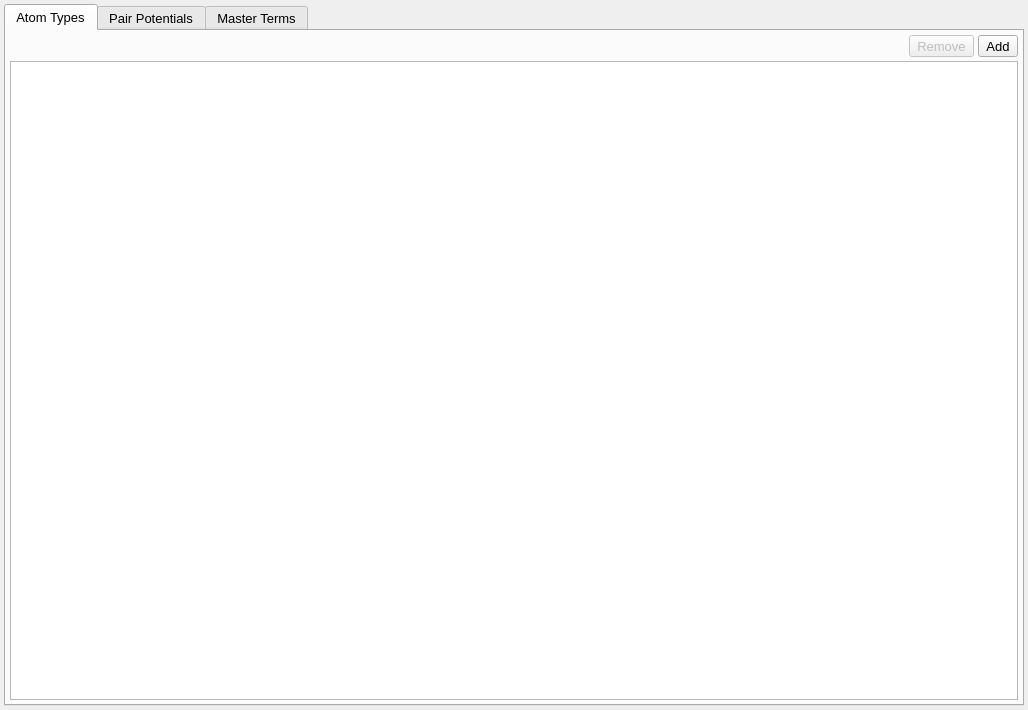
<?xml version="1.0" encoding="UTF-8"?>
<ui version="4.0">
 <class>ForcefieldTab</class>
 <widget class="QWidget" name="ForcefieldTab">
  <property name="geometry">
   <rect>
    <x>0</x>
    <y>0</y>
    <width>1028</width>
    <height>710</height>
   </rect>
  </property>
  <property name="font">
   <font>
    <pointsize>10</pointsize>
   </font>
  </property>
  <property name="windowTitle">
   <string>Form</string>
  </property>
  <layout class="QHBoxLayout" name="horizontalLayout_4">
   <property name="spacing">
    <number>4</number>
   </property>
   <property name="leftMargin">
    <number>4</number>
   </property>
   <property name="topMargin">
    <number>4</number>
   </property>
   <property name="rightMargin">
    <number>4</number>
   </property>
   <property name="bottomMargin">
    <number>4</number>
   </property>
   <item>
    <widget class="QTabWidget" name="Tabs">
     <property name="currentIndex">
      <number>0</number>
     </property>
     <widget class="QWidget" name="AtomTypesTab">
      <attribute name="title">
       <string>Atom Types</string>
      </attribute>
      <layout class="QVBoxLayout" name="verticalLayout">
       <property name="spacing">
        <number>4</number>
       </property>
       <property name="leftMargin">
        <number>4</number>
       </property>
       <property name="topMargin">
        <number>4</number>
       </property>
       <property name="rightMargin">
        <number>4</number>
       </property>
       <property name="bottomMargin">
        <number>4</number>
       </property>
       <item>
        <layout class="QHBoxLayout" name="horizontalLayout_5">
         <property name="spacing">
          <number>4</number>
         </property>
         <item>
          <spacer name="horizontalSpacer_4">
           <property name="orientation">
            <enum>Qt::Horizontal</enum>
           </property>
           <property name="sizeHint" stdset="0">
            <size>
             <width>40</width>
             <height>20</height>
            </size>
           </property>
          </spacer>
         </item>
         <item>
          <widget class="QToolButton" name="AtomTypeRemoveButton">
           <property name="enabled">
            <bool>false</bool>
           </property>
           <property name="sizePolicy">
            <sizepolicy hsizetype="Fixed" vsizetype="Fixed">
             <horstretch>0</horstretch>
             <verstretch>0</verstretch>
            </sizepolicy>
           </property>
           <property name="text">
            <string>Remove</string>
           </property>
           <property name="icon">
            <iconset resource="main.qrc">
             <normaloff>:/general/icons/general_remove.svg</normaloff>:/general/icons/general_remove.svg</iconset>
           </property>
           <property name="iconSize">
            <size>
             <width>16</width>
             <height>16</height>
            </size>
           </property>
           <property name="toolButtonStyle">
            <enum>Qt::ToolButtonTextBesideIcon</enum>
           </property>
          </widget>
         </item>
         <item>
          <widget class="QToolButton" name="AtomTypeAddButton">
           <property name="sizePolicy">
            <sizepolicy hsizetype="Fixed" vsizetype="Fixed">
             <horstretch>0</horstretch>
             <verstretch>0</verstretch>
            </sizepolicy>
           </property>
           <property name="text">
            <string>Add</string>
           </property>
           <property name="icon">
            <iconset resource="main.qrc">
             <normaloff>:/general/icons/general_add.svg</normaloff>:/general/icons/general_add.svg</iconset>
           </property>
           <property name="iconSize">
            <size>
             <width>16</width>
             <height>16</height>
            </size>
           </property>
           <property name="toolButtonStyle">
            <enum>Qt::ToolButtonTextBesideIcon</enum>
           </property>
          </widget>
         </item>
        </layout>
       </item>
       <item>
        <widget class="QTableView" name="AtomTypesTable">
         <property name="font">
          <font>
           <pointsize>10</pointsize>
          </font>
         </property>
         <attribute name="horizontalHeaderVisible">
          <bool>false</bool>
         </attribute>
         <attribute name="verticalHeaderVisible">
          <bool>false</bool>
         </attribute>
        </widget>
       </item>
      </layout>
     </widget>
     <widget class="QWidget" name="PairPotentialsTab">
      <attribute name="title">
       <string>Pair Potentials</string>
      </attribute>
      <layout class="QHBoxLayout" name="horizontalLayout_10">
       <property name="spacing">
        <number>4</number>
       </property>
       <property name="leftMargin">
        <number>4</number>
       </property>
       <property name="topMargin">
        <number>4</number>
       </property>
       <property name="rightMargin">
        <number>4</number>
       </property>
       <property name="bottomMargin">
        <number>4</number>
       </property>
       <item>
        <layout class="QVBoxLayout" name="verticalLayout_2">
         <item>
          <widget class="QGroupBox" name="PairPotentialControlGroup">
           <property name="title">
            <string>Control</string>
           </property>
           <layout class="QGridLayout" name="gridLayout">
            <property name="leftMargin">
             <number>4</number>
            </property>
            <property name="topMargin">
             <number>4</number>
            </property>
            <property name="rightMargin">
             <number>4</number>
            </property>
            <property name="bottomMargin">
             <number>4</number>
            </property>
            <property name="spacing">
             <number>4</number>
            </property>
            <item row="0" column="1">
             <widget class="ExponentialSpin" name="PairPotentialRangeSpin">
              <property name="sizePolicy">
               <sizepolicy hsizetype="Expanding" vsizetype="Fixed">
                <horstretch>0</horstretch>
                <verstretch>0</verstretch>
               </sizepolicy>
              </property>
              <property name="suffix">
               <string/>
              </property>
              <property name="decimals">
               <number>4</number>
              </property>
             </widget>
            </item>
            <item row="0" column="0">
             <widget class="QLabel" name="label_887">
              <property name="text">
               <string>Range</string>
              </property>
              <property name="alignment">
               <set>Qt::AlignRight|Qt::AlignTrailing|Qt::AlignVCenter</set>
              </property>
             </widget>
            </item>
            <item row="1" column="0">
             <widget class="QLabel" name="label_888">
              <property name="text">
               <string>Delta</string>
              </property>
              <property name="alignment">
               <set>Qt::AlignRight|Qt::AlignTrailing|Qt::AlignVCenter</set>
              </property>
             </widget>
            </item>
            <item row="1" column="1">
             <widget class="ExponentialSpin" name="PairPotentialDeltaSpin">
              <property name="sizePolicy">
               <sizepolicy hsizetype="Expanding" vsizetype="Fixed">
                <horstretch>0</horstretch>
                <verstretch>0</verstretch>
               </sizepolicy>
              </property>
              <property name="suffix">
               <string/>
              </property>
              <property name="decimals">
               <number>4</number>
              </property>
             </widget>
            </item>
            <item row="0" column="2">
             <widget class="QLabel" name="label_7">
              <property name="text">
               <string>Å</string>
              </property>
             </widget>
            </item>
            <item row="1" column="2">
             <widget class="QLabel" name="label_8">
              <property name="text">
               <string>Å</string>
              </property>
             </widget>
            </item>
           </layout>
          </widget>
         </item>
         <item>
          <widget class="QGroupBox" name="ShortRangeTruncationGroup">
           <property name="sizePolicy">
            <sizepolicy hsizetype="Minimum" vsizetype="Preferred">
             <horstretch>0</horstretch>
             <verstretch>0</verstretch>
            </sizepolicy>
           </property>
           <property name="title">
            <string>Short-Range Truncation</string>
           </property>
           <layout class="QGridLayout" name="gridLayout_2">
            <property name="leftMargin">
             <number>4</number>
            </property>
            <property name="topMargin">
             <number>4</number>
            </property>
            <property name="rightMargin">
             <number>4</number>
            </property>
            <property name="bottomMargin">
             <number>4</number>
            </property>
            <property name="spacing">
             <number>4</number>
            </property>
            <item row="1" column="0">
             <widget class="QLabel" name="label_889">
              <property name="text">
               <string>Width</string>
              </property>
              <property name="alignment">
               <set>Qt::AlignRight|Qt::AlignTrailing|Qt::AlignVCenter</set>
              </property>
             </widget>
            </item>
            <item row="1" column="1">
             <widget class="ExponentialSpin" name="ShortRangeTruncationWidthSpin">
              <property name="sizePolicy">
               <sizepolicy hsizetype="Expanding" vsizetype="Fixed">
                <horstretch>0</horstretch>
                <verstretch>0</verstretch>
               </sizepolicy>
              </property>
              <property name="suffix">
               <string/>
              </property>
              <property name="decimals">
               <number>2</number>
              </property>
             </widget>
            </item>
            <item row="0" column="0">
             <widget class="QLabel" name="label_890">
              <property name="text">
               <string>Style</string>
              </property>
              <property name="alignment">
               <set>Qt::AlignRight|Qt::AlignTrailing|Qt::AlignVCenter</set>
              </property>
             </widget>
            </item>
            <item row="1" column="2">
             <widget class="QLabel" name="label_9">
              <property name="text">
               <string>Å</string>
              </property>
             </widget>
            </item>
            <item row="0" column="1" colspan="2">
             <widget class="QComboBox" name="ShortRangeTruncationCombo">
              <property name="sizePolicy">
               <sizepolicy hsizetype="Expanding" vsizetype="Fixed">
                <horstretch>0</horstretch>
                <verstretch>0</verstretch>
               </sizepolicy>
              </property>
             </widget>
            </item>
           </layout>
          </widget>
         </item>
         <item>
          <widget class="QGroupBox" name="CoulombTruncationGroup">
           <property name="title">
            <string>Coulomb Truncation</string>
           </property>
           <layout class="QHBoxLayout" name="horizontalLayout_9">
            <item>
             <widget class="QLabel" name="label_891">
              <property name="text">
               <string>Style</string>
              </property>
              <property name="alignment">
               <set>Qt::AlignRight|Qt::AlignTrailing|Qt::AlignVCenter</set>
              </property>
             </widget>
            </item>
            <item>
             <widget class="QComboBox" name="CoulombTruncationCombo">
              <property name="sizePolicy">
               <sizepolicy hsizetype="Expanding" vsizetype="Fixed">
                <horstretch>0</horstretch>
                <verstretch>0</verstretch>
               </sizepolicy>
              </property>
             </widget>
            </item>
           </layout>
          </widget>
         </item>
         <item>
          <widget class="QGroupBox" name="PairPotentialStyleGroup">
           <property name="title">
            <string> Style</string>
           </property>
           <layout class="QGridLayout" name="gridLayout_4">
            <item row="2" column="0" colspan="2">
             <widget class="QRadioButton" name="PairPotentialsShortRangeOnlyRadio">
              <property name="text">
               <string>Short-Range terms only</string>
              </property>
              <property name="checked">
               <bool>false</bool>
              </property>
             </widget>
            </item>
            <item row="1" column="1">
             <widget class="QLabel" name="label_5">
              <property name="sizePolicy">
               <sizepolicy hsizetype="Preferred" vsizetype="Minimum">
                <horstretch>0</horstretch>
                <verstretch>0</verstretch>
               </sizepolicy>
              </property>
              <property name="font">
               <font>
                <pointsize>10</pointsize>
                <italic>true</italic>
               </font>
              </property>
              <property name="text">
               <string>Charges taken from atom types and included in tabulated pair potentials</string>
              </property>
              <property name="wordWrap">
               <bool>true</bool>
              </property>
             </widget>
            </item>
            <item row="1" column="0">
             <spacer name="horizontalSpacer_7">
              <property name="orientation">
               <enum>Qt::Horizontal</enum>
              </property>
              <property name="sizeType">
               <enum>QSizePolicy::Fixed</enum>
              </property>
              <property name="sizeHint" stdset="0">
               <size>
                <width>20</width>
                <height>20</height>
               </size>
              </property>
             </spacer>
            </item>
            <item row="0" column="0" colspan="2">
             <widget class="QRadioButton" name="PairPotentialsIncludeCoulombRadio">
              <property name="text">
               <string>Short-Range and Coulomb terms</string>
              </property>
              <property name="checked">
               <bool>true</bool>
              </property>
             </widget>
            </item>
            <item row="3" column="1">
             <widget class="QLabel" name="label_6">
              <property name="sizePolicy">
               <sizepolicy hsizetype="Preferred" vsizetype="Minimum">
                <horstretch>0</horstretch>
                <verstretch>0</verstretch>
               </sizepolicy>
              </property>
              <property name="font">
               <font>
                <pointsize>10</pointsize>
                <italic>true</italic>
               </font>
              </property>
              <property name="text">
               <string>Charges taken from species atoms and not included in tabulated pair potentials</string>
              </property>
              <property name="wordWrap">
               <bool>true</bool>
              </property>
             </widget>
            </item>
           </layout>
          </widget>
         </item>
         <item>
          <spacer name="verticalSpacer">
           <property name="orientation">
            <enum>Qt::Vertical</enum>
           </property>
           <property name="sizeHint" stdset="0">
            <size>
             <width>20</width>
             <height>40</height>
            </size>
           </property>
          </spacer>
         </item>
        </layout>
       </item>
       <item>
        <widget class="QGroupBox" name="PairPotentialsGroup">
         <property name="sizePolicy">
          <sizepolicy hsizetype="Preferred" vsizetype="Expanding">
           <horstretch>2</horstretch>
           <verstretch>0</verstretch>
          </sizepolicy>
         </property>
         <property name="title">
          <string>Pair Potentials</string>
         </property>
         <layout class="QVBoxLayout" name="verticalLayout_4">
          <property name="spacing">
           <number>4</number>
          </property>
          <property name="leftMargin">
           <number>4</number>
          </property>
          <property name="topMargin">
           <number>4</number>
          </property>
          <property name="rightMargin">
           <number>4</number>
          </property>
          <property name="bottomMargin">
           <number>4</number>
          </property>
          <item>
           <layout class="QHBoxLayout" name="horizontalLayout_6">
            <item>
             <widget class="QToolButton" name="RegenerateAllPairPotentialsButton">
              <property name="sizePolicy">
               <sizepolicy hsizetype="Fixed" vsizetype="Fixed">
                <horstretch>0</horstretch>
                <verstretch>0</verstretch>
               </sizepolicy>
              </property>
              <property name="text">
               <string>Regenerate All</string>
              </property>
              <property name="iconSize">
               <size>
                <width>16</width>
                <height>16</height>
               </size>
              </property>
              <property name="toolButtonStyle">
               <enum>Qt::ToolButtonTextBesideIcon</enum>
              </property>
             </widget>
            </item>
            <item>
             <spacer name="horizontalSpacer_5">
              <property name="orientation">
               <enum>Qt::Horizontal</enum>
              </property>
              <property name="sizeHint" stdset="0">
               <size>
                <width>40</width>
                <height>20</height>
               </size>
              </property>
             </spacer>
            </item>
            <item>
             <widget class="QCheckBox" name="AutoUpdatePairPotentialsCheck">
              <property name="text">
               <string>Auto</string>
              </property>
              <property name="checked">
               <bool>true</bool>
              </property>
             </widget>
            </item>
            <item>
             <widget class="QToolButton" name="UpdatePairPotentialsButton">
              <property name="enabled">
               <bool>false</bool>
              </property>
              <property name="sizePolicy">
               <sizepolicy hsizetype="Fixed" vsizetype="Fixed">
                <horstretch>0</horstretch>
                <verstretch>0</verstretch>
               </sizepolicy>
              </property>
              <property name="text">
               <string>Update All</string>
              </property>
              <property name="icon">
               <iconset resource="main.qrc">
                <normaloff>:/general/icons/general_repeat.svg</normaloff>:/general/icons/general_repeat.svg</iconset>
              </property>
              <property name="iconSize">
               <size>
                <width>16</width>
                <height>16</height>
               </size>
              </property>
              <property name="toolButtonStyle">
               <enum>Qt::ToolButtonTextBesideIcon</enum>
              </property>
             </widget>
            </item>
           </layout>
          </item>
          <item>
           <widget class="QTableView" name="PairPotentialsTable">
            <property name="font">
             <font>
              <pointsize>10</pointsize>
             </font>
            </property>
            <property name="selectionMode">
             <enum>QAbstractItemView::SingleSelection</enum>
            </property>
            <property name="selectionBehavior">
             <enum>QAbstractItemView::SelectRows</enum>
            </property>
            <attribute name="horizontalHeaderVisible">
             <bool>false</bool>
            </attribute>
            <attribute name="verticalHeaderVisible">
             <bool>false</bool>
            </attribute>
           </widget>
          </item>
          <item>
           <widget class="QFrame" name="PairPotentialsPlotFrame">
            <property name="sizePolicy">
             <sizepolicy hsizetype="Expanding" vsizetype="Expanding">
              <horstretch>0</horstretch>
              <verstretch>2</verstretch>
             </sizepolicy>
            </property>
            <property name="frameShape">
             <enum>QFrame::StyledPanel</enum>
            </property>
            <property name="frameShadow">
             <enum>QFrame::Sunken</enum>
            </property>
            <layout class="QHBoxLayout" name="horizontalLayout_8">
             <property name="spacing">
              <number>4</number>
             </property>
             <property name="leftMargin">
              <number>4</number>
             </property>
             <property name="topMargin">
              <number>4</number>
             </property>
             <property name="rightMargin">
              <number>4</number>
             </property>
             <property name="bottomMargin">
              <number>4</number>
             </property>
             <item>
              <widget class="DataWidget" name="PairPotentialsPlotWidget" native="true"/>
             </item>
            </layout>
           </widget>
          </item>
         </layout>
        </widget>
       </item>
      </layout>
     </widget>
     <widget class="QWidget" name="MasterTermsTab">
      <attribute name="title">
       <string>Master Terms</string>
      </attribute>
      <layout class="QGridLayout" name="gridLayout_3">
       <property name="topMargin">
        <number>4</number>
       </property>
       <property name="rightMargin">
        <number>4</number>
       </property>
       <property name="bottomMargin">
        <number>4</number>
       </property>
       <property name="spacing">
        <number>4</number>
       </property>
       <item row="0" column="0">
        <layout class="QVBoxLayout" name="MasterBondsLayout">
         <property name="spacing">
          <number>4</number>
         </property>
         <item>
          <layout class="QHBoxLayout" name="horizontalLayout">
           <property name="spacing">
            <number>4</number>
           </property>
           <item>
            <widget class="QLabel" name="label">
             <property name="sizePolicy">
              <sizepolicy hsizetype="Minimum" vsizetype="Preferred">
               <horstretch>0</horstretch>
               <verstretch>0</verstretch>
              </sizepolicy>
             </property>
             <property name="font">
              <font>
               <pointsize>10</pointsize>
               <bold>true</bold>
              </font>
             </property>
             <property name="text">
              <string>Bonds</string>
             </property>
            </widget>
           </item>
           <item>
            <spacer name="horizontalSpacer">
             <property name="orientation">
              <enum>Qt::Horizontal</enum>
             </property>
             <property name="sizeHint" stdset="0">
              <size>
               <width>40</width>
               <height>20</height>
              </size>
             </property>
            </spacer>
           </item>
           <item>
            <widget class="QToolButton" name="MasterTermRemoveBondButton">
             <property name="enabled">
              <bool>false</bool>
             </property>
             <property name="sizePolicy">
              <sizepolicy hsizetype="Fixed" vsizetype="Fixed">
               <horstretch>0</horstretch>
               <verstretch>0</verstretch>
              </sizepolicy>
             </property>
             <property name="text">
              <string>Remove</string>
             </property>
             <property name="icon">
              <iconset resource="main.qrc">
               <normaloff>:/general/icons/general_remove.svg</normaloff>:/general/icons/general_remove.svg</iconset>
             </property>
             <property name="iconSize">
              <size>
               <width>16</width>
               <height>16</height>
              </size>
             </property>
             <property name="toolButtonStyle">
              <enum>Qt::ToolButtonTextBesideIcon</enum>
             </property>
            </widget>
           </item>
           <item>
            <widget class="QToolButton" name="MasterTermAddBondButton">
             <property name="sizePolicy">
              <sizepolicy hsizetype="Fixed" vsizetype="Fixed">
               <horstretch>0</horstretch>
               <verstretch>0</verstretch>
              </sizepolicy>
             </property>
             <property name="text">
              <string>Add</string>
             </property>
             <property name="icon">
              <iconset resource="main.qrc">
               <normaloff>:/general/icons/general_add.svg</normaloff>:/general/icons/general_add.svg</iconset>
             </property>
             <property name="iconSize">
              <size>
               <width>16</width>
               <height>16</height>
              </size>
             </property>
             <property name="toolButtonStyle">
              <enum>Qt::ToolButtonTextBesideIcon</enum>
             </property>
            </widget>
           </item>
          </layout>
         </item>
         <item>
          <widget class="QTableView" name="MasterBondsTable">
           <property name="font">
            <font>
             <pointsize>10</pointsize>
            </font>
           </property>
          </widget>
         </item>
        </layout>
       </item>
       <item row="0" column="1">
        <layout class="QVBoxLayout" name="MasterAnglesLayout">
         <item>
          <layout class="QHBoxLayout" name="horizontalLayout_2">
           <property name="spacing">
            <number>4</number>
           </property>
           <item>
            <widget class="QLabel" name="label_2">
             <property name="sizePolicy">
              <sizepolicy hsizetype="Minimum" vsizetype="Preferred">
               <horstretch>0</horstretch>
               <verstretch>0</verstretch>
              </sizepolicy>
             </property>
             <property name="font">
              <font>
               <pointsize>10</pointsize>
               <bold>true</bold>
              </font>
             </property>
             <property name="text">
              <string>Angles</string>
             </property>
            </widget>
           </item>
           <item>
            <spacer name="horizontalSpacer_2">
             <property name="orientation">
              <enum>Qt::Horizontal</enum>
             </property>
             <property name="sizeHint" stdset="0">
              <size>
               <width>40</width>
               <height>20</height>
              </size>
             </property>
            </spacer>
           </item>
           <item>
            <widget class="QToolButton" name="MasterTermRemoveAngleButton">
             <property name="enabled">
              <bool>false</bool>
             </property>
             <property name="sizePolicy">
              <sizepolicy hsizetype="Fixed" vsizetype="Fixed">
               <horstretch>0</horstretch>
               <verstretch>0</verstretch>
              </sizepolicy>
             </property>
             <property name="text">
              <string>Remove</string>
             </property>
             <property name="icon">
              <iconset resource="main.qrc">
               <normaloff>:/general/icons/general_remove.svg</normaloff>:/general/icons/general_remove.svg</iconset>
             </property>
             <property name="iconSize">
              <size>
               <width>16</width>
               <height>16</height>
              </size>
             </property>
             <property name="toolButtonStyle">
              <enum>Qt::ToolButtonTextBesideIcon</enum>
             </property>
            </widget>
           </item>
           <item>
            <widget class="QToolButton" name="MasterTermAddAngleButton">
             <property name="sizePolicy">
              <sizepolicy hsizetype="Fixed" vsizetype="Fixed">
               <horstretch>0</horstretch>
               <verstretch>0</verstretch>
              </sizepolicy>
             </property>
             <property name="text">
              <string>Add</string>
             </property>
             <property name="icon">
              <iconset resource="main.qrc">
               <normaloff>:/general/icons/general_add.svg</normaloff>:/general/icons/general_add.svg</iconset>
             </property>
             <property name="iconSize">
              <size>
               <width>16</width>
               <height>16</height>
              </size>
             </property>
             <property name="toolButtonStyle">
              <enum>Qt::ToolButtonTextBesideIcon</enum>
             </property>
            </widget>
           </item>
          </layout>
         </item>
         <item>
          <widget class="QTableView" name="MasterAnglesTable">
           <property name="font">
            <font>
             <pointsize>10</pointsize>
            </font>
           </property>
          </widget>
         </item>
        </layout>
       </item>
       <item row="1" column="0">
        <layout class="QVBoxLayout" name="MasterTorsionsLayout">
         <item>
          <layout class="QHBoxLayout" name="horizontalLayout_3">
           <property name="spacing">
            <number>4</number>
           </property>
           <item>
            <widget class="QLabel" name="label_3">
             <property name="sizePolicy">
              <sizepolicy hsizetype="Minimum" vsizetype="Preferred">
               <horstretch>0</horstretch>
               <verstretch>0</verstretch>
              </sizepolicy>
             </property>
             <property name="font">
              <font>
               <pointsize>10</pointsize>
               <bold>true</bold>
              </font>
             </property>
             <property name="text">
              <string>Torsions</string>
             </property>
            </widget>
           </item>
           <item>
            <spacer name="horizontalSpacer_3">
             <property name="orientation">
              <enum>Qt::Horizontal</enum>
             </property>
             <property name="sizeHint" stdset="0">
              <size>
               <width>40</width>
               <height>20</height>
              </size>
             </property>
            </spacer>
           </item>
           <item>
            <widget class="QToolButton" name="MasterTermRemoveTorsionButton">
             <property name="enabled">
              <bool>false</bool>
             </property>
             <property name="sizePolicy">
              <sizepolicy hsizetype="Fixed" vsizetype="Fixed">
               <horstretch>0</horstretch>
               <verstretch>0</verstretch>
              </sizepolicy>
             </property>
             <property name="text">
              <string>Remove</string>
             </property>
             <property name="icon">
              <iconset resource="main.qrc">
               <normaloff>:/general/icons/general_remove.svg</normaloff>:/general/icons/general_remove.svg</iconset>
             </property>
             <property name="iconSize">
              <size>
               <width>16</width>
               <height>16</height>
              </size>
             </property>
             <property name="toolButtonStyle">
              <enum>Qt::ToolButtonTextBesideIcon</enum>
             </property>
            </widget>
           </item>
           <item>
            <widget class="QToolButton" name="MasterTermAddTorsionButton">
             <property name="sizePolicy">
              <sizepolicy hsizetype="Fixed" vsizetype="Fixed">
               <horstretch>0</horstretch>
               <verstretch>0</verstretch>
              </sizepolicy>
             </property>
             <property name="text">
              <string>Add</string>
             </property>
             <property name="icon">
              <iconset resource="main.qrc">
               <normaloff>:/general/icons/general_add.svg</normaloff>:/general/icons/general_add.svg</iconset>
             </property>
             <property name="iconSize">
              <size>
               <width>16</width>
               <height>16</height>
              </size>
             </property>
             <property name="toolButtonStyle">
              <enum>Qt::ToolButtonTextBesideIcon</enum>
             </property>
            </widget>
           </item>
          </layout>
         </item>
         <item>
          <widget class="QTableView" name="MasterTorsionsTable">
           <property name="font">
            <font>
             <pointsize>10</pointsize>
            </font>
           </property>
          </widget>
         </item>
        </layout>
       </item>
       <item row="1" column="1">
        <layout class="QVBoxLayout" name="MasterImpropersLayout">
         <item>
          <layout class="QHBoxLayout" name="horizontalLayout_7">
           <property name="spacing">
            <number>4</number>
           </property>
           <item>
            <widget class="QLabel" name="label_4">
             <property name="sizePolicy">
              <sizepolicy hsizetype="Minimum" vsizetype="Preferred">
               <horstretch>0</horstretch>
               <verstretch>0</verstretch>
              </sizepolicy>
             </property>
             <property name="font">
              <font>
               <pointsize>10</pointsize>
               <bold>true</bold>
              </font>
             </property>
             <property name="text">
              <string>Impropers</string>
             </property>
            </widget>
           </item>
           <item>
            <spacer name="horizontalSpacer_6">
             <property name="orientation">
              <enum>Qt::Horizontal</enum>
             </property>
             <property name="sizeHint" stdset="0">
              <size>
               <width>40</width>
               <height>20</height>
              </size>
             </property>
            </spacer>
           </item>
           <item>
            <widget class="QToolButton" name="MasterTermRemoveImproperButton">
             <property name="enabled">
              <bool>false</bool>
             </property>
             <property name="sizePolicy">
              <sizepolicy hsizetype="Fixed" vsizetype="Fixed">
               <horstretch>0</horstretch>
               <verstretch>0</verstretch>
              </sizepolicy>
             </property>
             <property name="text">
              <string>Remove</string>
             </property>
             <property name="icon">
              <iconset resource="main.qrc">
               <normaloff>:/general/icons/general_remove.svg</normaloff>:/general/icons/general_remove.svg</iconset>
             </property>
             <property name="iconSize">
              <size>
               <width>16</width>
               <height>16</height>
              </size>
             </property>
             <property name="toolButtonStyle">
              <enum>Qt::ToolButtonTextBesideIcon</enum>
             </property>
            </widget>
           </item>
           <item>
            <widget class="QToolButton" name="MasterTermAddImproperButton">
             <property name="sizePolicy">
              <sizepolicy hsizetype="Fixed" vsizetype="Fixed">
               <horstretch>0</horstretch>
               <verstretch>0</verstretch>
              </sizepolicy>
             </property>
             <property name="text">
              <string>Add</string>
             </property>
             <property name="icon">
              <iconset resource="main.qrc">
               <normaloff>:/general/icons/general_add.svg</normaloff>:/general/icons/general_add.svg</iconset>
             </property>
             <property name="iconSize">
              <size>
               <width>16</width>
               <height>16</height>
              </size>
             </property>
             <property name="toolButtonStyle">
              <enum>Qt::ToolButtonTextBesideIcon</enum>
             </property>
            </widget>
           </item>
          </layout>
         </item>
         <item>
          <widget class="QTableView" name="MasterImpropersTable">
           <property name="font">
            <font>
             <pointsize>10</pointsize>
            </font>
           </property>
          </widget>
         </item>
        </layout>
       </item>
      </layout>
     </widget>
    </widget>
   </item>
  </layout>
 </widget>
 <customwidgets>
  <customwidget>
   <class>ExponentialSpin</class>
   <extends>QDoubleSpinBox</extends>
   <header>gui/widgets/exponentialspin.hui</header>
  </customwidget>
  <customwidget>
   <class>DataWidget</class>
   <extends>QWidget</extends>
   <header>gui/datawidget.h</header>
   <container>1</container>
  </customwidget>
 </customwidgets>
 <resources>
  <include location="main.qrc"/>
 </resources>
 <connections>
  <connection>
   <sender>AutoUpdatePairPotentialsCheck</sender>
   <signal>clicked(bool)</signal>
   <receiver>UpdatePairPotentialsButton</receiver>
   <slot>setDisabled(bool)</slot>
   <hints>
    <hint type="sourcelabel">
     <x>382</x>
     <y>212</y>
    </hint>
    <hint type="destinationlabel">
     <x>467</x>
     <y>220</y>
    </hint>
   </hints>
  </connection>
 </connections>
</ui>
